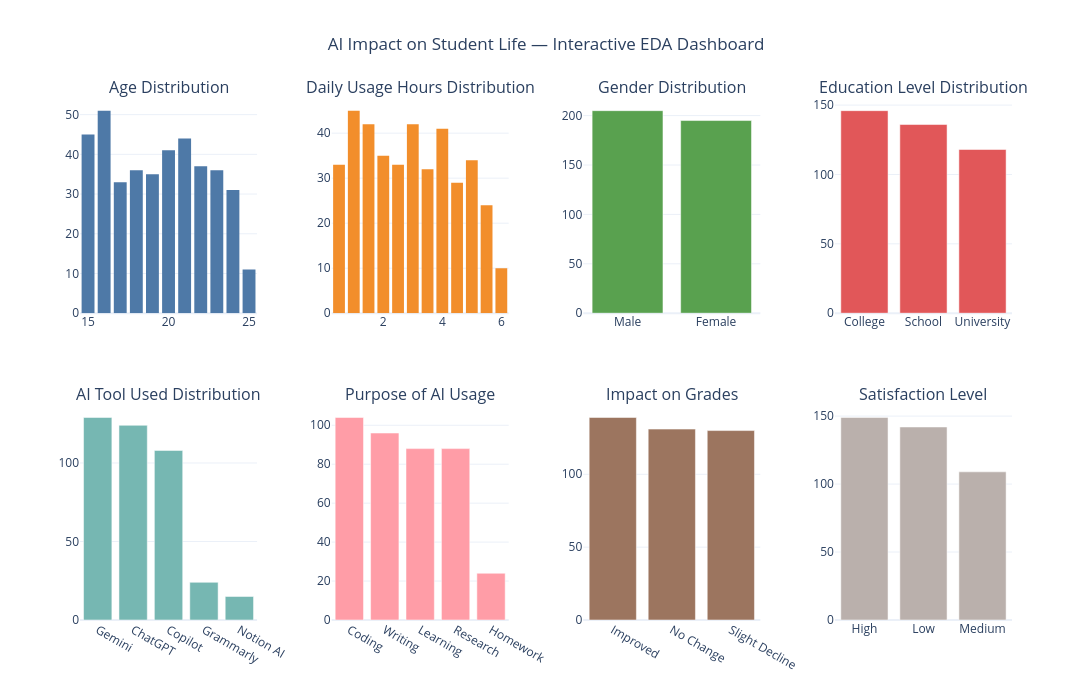

Here is the notebook cell this chart was saved with:
### Markdown cell above
### Interactive EDA Dashboard

### Code cell
age_counts = df['Age'].value_counts().sort_index()
usage_counts = df['Daily_Usage_Hours'].value_counts().sort_index()
gender_counts = df['Gender'].value_counts()
edu_counts = df['Education_Level'].value_counts()
tool_counts = df['AI_Tool_Used'].value_counts()
purpose_counts = df['Purpose'].value_counts()
impact_counts = df['Impact_on_Grades'].value_counts()
sat_counts = df['Satisfaction_Level'].value_counts()

fig = make_subplots(
    rows=2, cols=4,
    subplot_titles=(
        'Age Distribution',
        'Daily Usage Hours Distribution',
        'Gender Distribution',
        'Education Level Distribution',
        'AI Tool Used Distribution',
        'Purpose of AI Usage',
        'Impact on Grades',
        'Satisfaction Level'
    ),
    vertical_spacing=0.18,
    horizontal_spacing=0.08
)

fig.add_trace(go.Histogram(x=df['Age'], nbinsx=15, name='Age',
    marker_color='#4E79A7', showlegend=False), row=1, col=1)

fig.add_trace(go.Histogram(x=df['Daily_Usage_Hours'], nbinsx=15, name='Daily Usage',
    marker_color='#F28E2B', showlegend=False), row=1, col=2)

fig.add_trace(go.Bar(x=gender_counts.index, y=gender_counts.values, name='Gender',
    marker_color='#59A14F', showlegend=False), row=1, col=3)

fig.add_trace(go.Bar(x=edu_counts.index, y=edu_counts.values, name='Education Level',
    marker_color='#E15759', showlegend=False), row=1, col=4)

fig.add_trace(go.Bar(x=tool_counts.index, y=tool_counts.values, name='AI Tool Used',
    marker_color='#76B7B2', showlegend=False), row=2, col=1)

fig.add_trace(go.Bar(x=purpose_counts.index, y=purpose_counts.values, name='Purpose',
    marker_color='#FF9DA7', showlegend=False), row=2, col=2)

fig.add_trace(go.Bar(x=impact_counts.index, y=impact_counts.values, name='Impact on Grades',
    marker_color='#9C755F', showlegend=False), row=2, col=3)

fig.add_trace(go.Bar(x=sat_counts.index, y=sat_counts.values, name='Satisfaction Level',
    marker_color='#BAB0AC', showlegend=False), row=2, col=4)

fig.update_layout(
    title_text='AI Impact on Student Life — Interactive EDA Dashboard',
    title_x=0.5,
    template='plotly_white',
    height=700,
    width=1400,
    bargap=0.2
)

fig.show()

### Figure 1 — Plotly figure (JSON) as saved in the notebook; plotly's stock layout.template omitted (floating-point values rounded to 4 significant figures; data arrays with more than 128 entries replaced by an {"elided": "..."} marker saying what was removed)
{"data": [{"marker": {"color": "#4E79A7"}, "name": "Age", "nbinsx": 15, "showlegend": false, "type": "histogram", "x": {"elided": "400 int values"}, "xaxis": "x", "yaxis": "y"}, {"marker": {"color": "#F28E2B"}, "name": "Daily Usage", "nbinsx": 15, "showlegend": false, "type": "histogram", "x": {"elided": "400 float values"}, "xaxis": "x2", "yaxis": "y2"}, {"marker": {"color": "#59A14F"}, "name": "Gender", "showlegend": false, "type": "bar", "x": ["Male", "Female"], "xaxis": "x3", "y": [205, 195], "yaxis": "y3"}, {"marker": {"color": "#E15759"}, "name": "Education Level", "showlegend": false, "type": "bar", "x": ["College", "School", "University"], "xaxis": "x4", "y": [146, 136, 118], "yaxis": "y4"}, {"marker": {"color": "#76B7B2"}, "name": "AI Tool Used", "showlegend": false, "type": "bar", "x": ["Gemini", "ChatGPT", "Copilot", "Grammarly", "Notion AI"], "xaxis": "x5", "y": [129, 124, 108, 24, 15], "yaxis": "y5"}, {"marker": {"color": "#FF9DA7"}, "name": "Purpose", "showlegend": false, "type": "bar", "x": ["Coding", "Writing", "Learning", "Research", "Homework"], "xaxis": "x6", "y": [104, 96, 88, 88, 24], "yaxis": "y6"}, {"marker": {"color": "#9C755F"}, "name": "Impact on Grades", "showlegend": false, "type": "bar", "x": ["Improved", "No Change", "Slight Decline"], "xaxis": "x7", "y": [139, 131, 130], "yaxis": "y7"}, {"marker": {"color": "#BAB0AC"}, "name": "Satisfaction Level", "showlegend": false, "type": "bar", "x": ["High", "Low", "Medium"], "xaxis": "x8", "y": [149, 142, 109], "yaxis": "y8"}], "layout": {"annotations": [{"font": {"size": 16}, "showarrow": false, "text": "Age Distribution", "x": 0.095, "xanchor": "center", "xref": "paper", "y": 1.0, "yanchor": "bottom", "yref": "paper"}, {"font": {"size": 16}, "showarrow": false, "text": "Daily Usage Hours Distribution", "x": 0.365, "xanchor": "center", "xref": "paper", "y": 1.0, "yanchor": "bottom", "yref": "paper"}, {"font": {"size": 16}, "showarrow": false, "text": "Gender Distribution", "x": 0.635, "xanchor": "center", "xref": "paper", "y": 1.0, "yanchor": "bottom", "yref": "paper"}, {"font": {"size": 16}, "showarrow": false, "text": "Education Level Distribution", "x": 0.905, "xanchor": "center", "xref": "paper", "y": 1.0, "yanchor": "bottom", "yref": "paper"}, {"font": {"size": 16}, "showarrow": false, "text": "AI Tool Used Distribution", "x": 0.095, "xanchor": "center", "xref": "paper", "y": 0.41, "yanchor": "bottom", "yref": "paper"}, {"font": {"size": 16}, "showarrow": false, "text": "Purpose of AI Usage", "x": 0.365, "xanchor": "center", "xref": "paper", "y": 0.41, "yanchor": "bottom", "yref": "paper"}, {"font": {"size": 16}, "showarrow": false, "text": "Impact on Grades", "x": 0.635, "xanchor": "center", "xref": "paper", "y": 0.41, "yanchor": "bottom", "yref": "paper"}, {"font": {"size": 16}, "showarrow": false, "text": "Satisfaction Level", "x": 0.905, "xanchor": "center", "xref": "paper", "y": 0.41, "yanchor": "bottom", "yref": "paper"}], "bargap": 0.2, "height": 700, "title": {"text": "AI Impact on Student Life — Interactive EDA Dashboard", "x": 0.5}, "width": 1400, "xaxis": {"anchor": "y", "domain": [0.0, 0.19]}, "xaxis2": {"anchor": "y2", "domain": [0.27, 0.46]}, "xaxis3": {"anchor": "y3", "domain": [0.54, 0.73]}, "xaxis4": {"anchor": "y4", "domain": [0.81, 1.0]}, "xaxis5": {"anchor": "y5", "domain": [0.0, 0.19]}, "xaxis6": {"anchor": "y6", "domain": [0.27, 0.46]}, "xaxis7": {"anchor": "y7", "domain": [0.54, 0.73]}, "xaxis8": {"anchor": "y8", "domain": [0.81, 1.0]}, "yaxis": {"anchor": "x", "domain": [0.59, 1.0]}, "yaxis2": {"anchor": "x2", "domain": [0.59, 1.0]}, "yaxis3": {"anchor": "x3", "domain": [0.59, 1.0]}, "yaxis4": {"anchor": "x4", "domain": [0.59, 1.0]}, "yaxis5": {"anchor": "x5", "domain": [0.0, 0.41]}, "yaxis6": {"anchor": "x6", "domain": [0.0, 0.41]}, "yaxis7": {"anchor": "x7", "domain": [0.0, 0.41]}, "yaxis8": {"anchor": "x8", "domain": [0.0, 0.41]}}}
